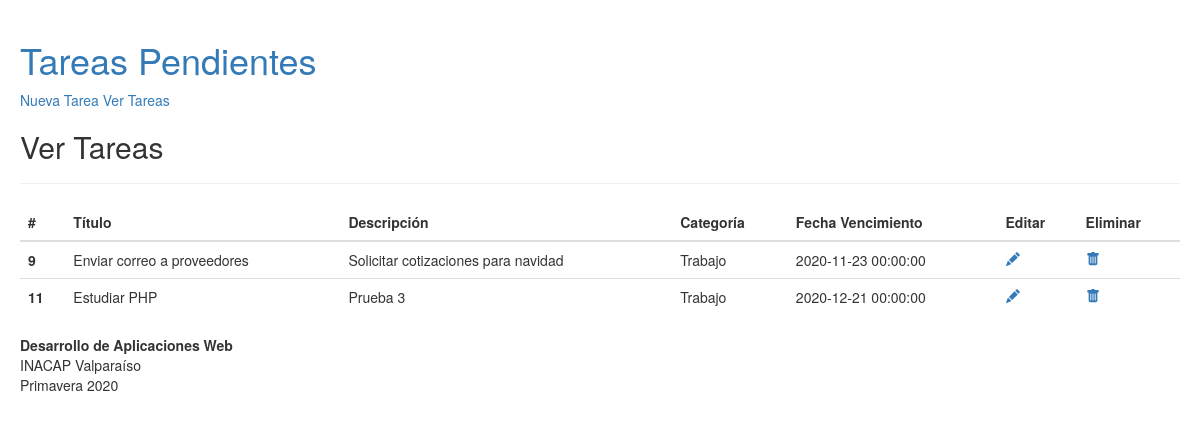
Page /listartareas.php (signed in) on the committed database.
### tables this page shows
CREATE TABLE `tarea` (
  `idTarea` int(11) NOT NULL,
  `titulo` varchar(45) DEFAULT NULL,
  `categoria` varchar(15) DEFAULT NULL,
  `fechaTermino` datetime DEFAULT NULL,
  `descripcion` varchar(100) DEFAULT NULL,
  `username` varchar(20) DEFAULT NULL
);

### clases/TareaService.php (called while the page is built, shortened)
<?php
include_once 'Conexion.php';
include_once 'Tarea.php';
class TareaService{
    private $con;
    function __construct(){
        $this->con = new Conexion();
    }
    public function listar($usuario){
        $sql =  "SELECT * FROM tarea WHERE username = '$usuario'";
        $result = $this->con->query($sql);
        $tareas = array();
        while($fila = $result->fetch_array()){
            $tarea = new Tarea();
            $tarea->setId($fila["idTarea"]);
            $tarea->setTitulo($fila["titulo"]);
            $tarea->setCategoria($fila["categoria"]);
            $tarea->setFechaFin($fila["fechaTermino"]);
            $tarea->setDescripcion($fila["descripcion"]);
          array_push($tareas,$tarea);
        }
        return $tareas;
    }
}

### clases/Conexion.php (called while the page is built)
<?php
class Conexion{
    private $server = "127.0.0.1:3306";
    private $username = "root";
    private $password = "";
    private $database = "tareaspendientes";
    private $link;
    function __construct(){
        $this->link = mysqli_connect($this->server, $this->username, $this->password, $this->database);
    }
    public function query($sql){
        return $this->link->query($sql);
    }
}

### clases/Tarea.php (called while the page is built)
<?php
class Tarea{
    private $id;
    private $titulo;
    private $categoria;
    private $fechaFin;
    private $descripcion;
    public function setId($value){
        $this->id = $value;
    }
    public function getId(){
        return $this->id;
    }
    public function setTitulo($value){
        $this->titulo = $value;
    }
    public function getTitulo(){
        return $this->titulo;
    }
    public function setCategoria($value){
        $this->categoria = $value;
    }
    public function getCategoria(){
        return $this->categoria;
    }
    public function setFechaFin($value){
        $this->fechaFin = $value;
    }
    public function getFechaFin(){
        return $this->fechaFin;
    }
    public function setDescripcion($value){
        $this->descripcion = $value;
    }
    public function getDescripcion(){
        return $this->descripcion;
    }
}

### listartareas.php (the view, shortened to what this page needs)
<?php
include 'sesion.php';
include_once "clases/TareaService.php";
include_once "clases/Tarea.php";
$ts = new TareaService();
$tareas = $ts->listar( $_SESSION["username"]);
?>
<!DOCTYPE html>
<html lang="en">
<head>
    <link rel="stylesheet" href="css/bootstrap.css">
</head>
<body style="padding:20px">
<a href="index.php"><h1>Tareas Pendientes</h1></a>
    <a href="nuevatarea.php">Nueva Tarea</a>
    <a href="listartareas.php">Ver Tareas</a>
    <h2>Ver Tareas</h2>
    <hr>
    <table class="table table-hover">
        <thead>
            <tr>
                <th scope="col">#</th>
                <th scope="col">Título</th>
                <th scope="col">Descripción</th>
                <th scope="col">Categoría</th>
                <th scope="col">Fecha Vencimiento</th>
                <th scope="col">Editar</th>
                <th scope="col">Eliminar</th>
            </tr>
        </thead>
        <tbody>
        <?php foreach($tareas as $tarea){ ?>
            <tr>
                <th scope="row"><?=$tarea->getId(); ?></th>
                <td><?=$tarea->getTitulo(); ?></td>
                <td><?=$tarea->getDescripcion(); ?></td>
                <td><?=$tarea->getCategoria(); ?></td>
                <td><?=$tarea->getFechaFin(); ?></td>
                <td><a href="editartarea.php?id=<?=$tarea->getId(); ?>">
                </a></td>
                <td><a href="eliminartarea.php?id=<?=$tarea->getId(); ?>"> </a></td>
            </tr>
        <?php } ?>
        </tbody>
    </table>
    <strong>Desarrollo de Aplicaciones Web</strong><br>
    INACAP Valparaíso <br>
    Primavera 2020
</body>
</html>

### rows in the picture
tarea: idTarea "9", titulo "Enviar correo a proveedores", descripcion "Solicitar cotizaciones para navidad", categoria "Trabajo", fechaTermino "2020-11-23 00:00:00"
tarea: idTarea "11", titulo "Estudiar PHP", descripcion "Prueba 3", categoria "Trabajo", fechaTermino "2020-12-21 00:00:00"
